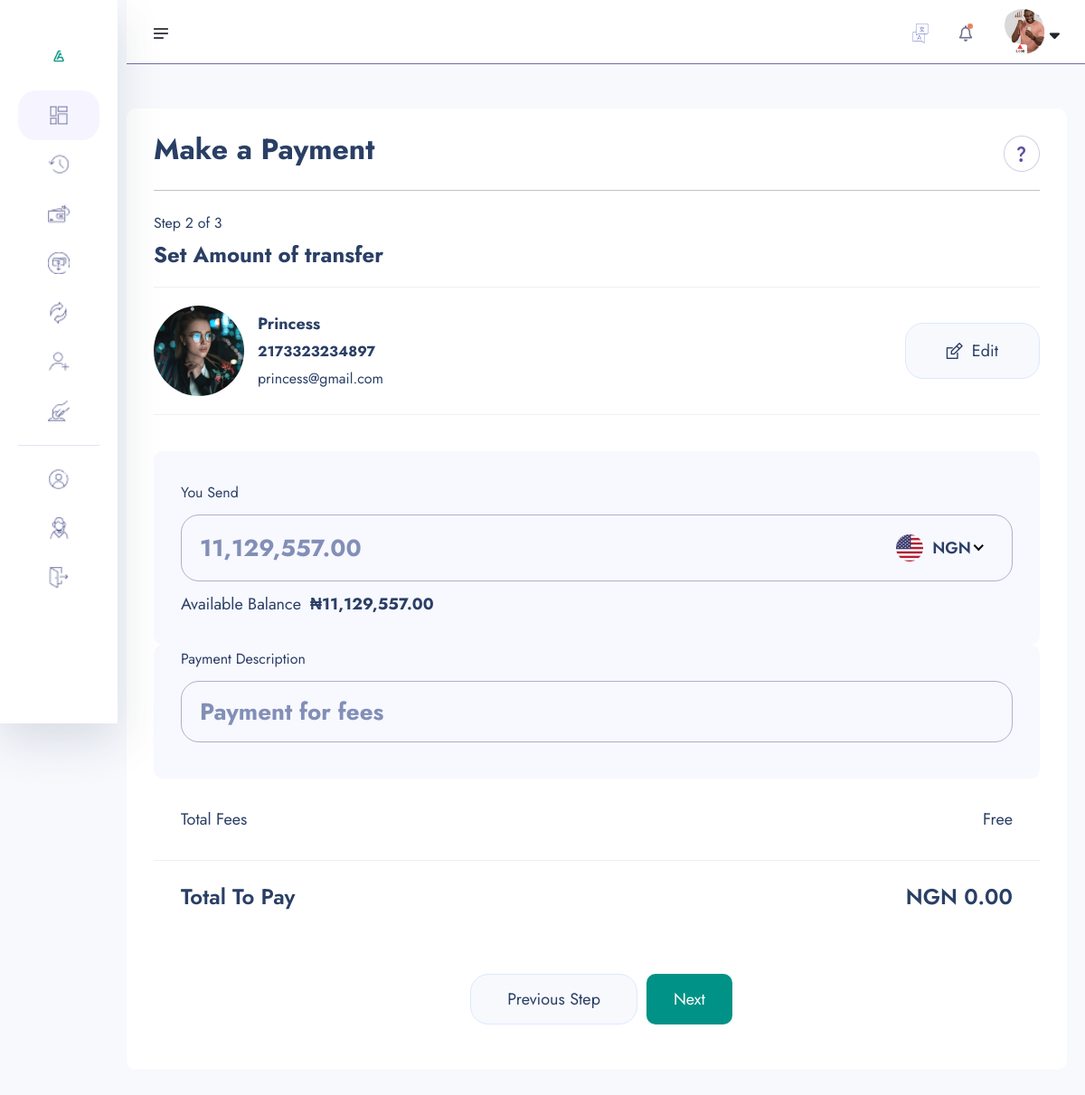
Page /amount-transfer/2173323234897/ (signed in) on the earlier database version.
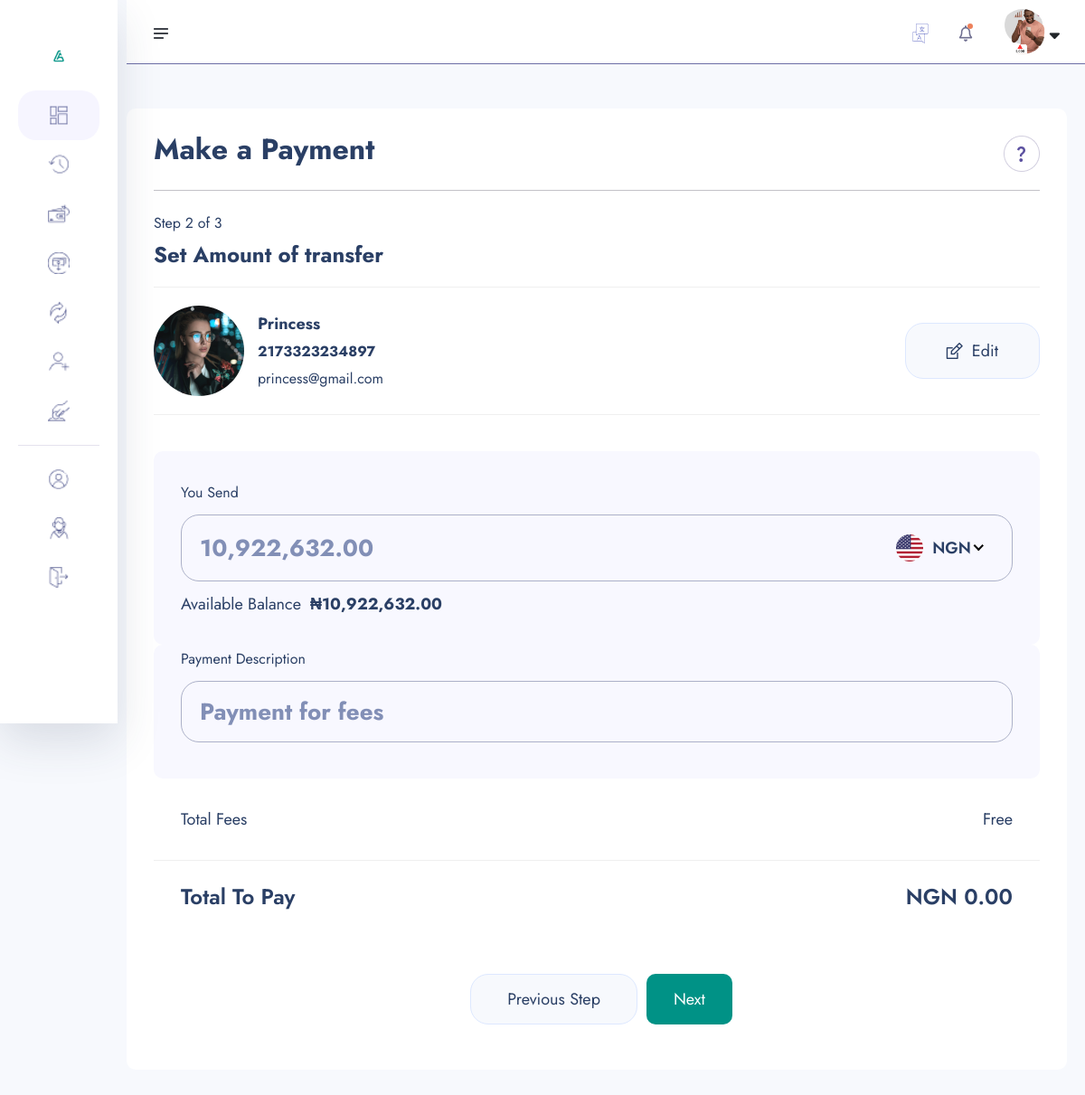
Same page on the later database version.
### userauths/models.py (models this page shows, shortened)
class User(AbstractUser):
    username= models.CharField(max_length=100)
    email = models.EmailField(unique=True)
    is_staff = models.BooleanField(default=False)
    is_superuser = models.BooleanField(default=False)
    USERNAME_FIELD = 'email'
    REQUIRED_FIELDS=['username']

### account/models.py (models this page shows, shortened)
class Account(models.Model):
    id = models.UUIDField(primary_key=True, unique=True, default=uuid.uuid4, editable=False)
    user = models.OneToOneField(User, on_delete=models.CASCADE)
    account_balance = models.DecimalField(max_digits=12, decimal_places=2, default=0.00)
    account_number = ShortUUIDField(unique=True, length=10, max_length=25, prefix="217", alphabet="1234567890")
    account_id = ShortUUIDField(unique=True, length=7, max_length=25, prefix="DEX", alphabet="1234567890")
    pin_number = ShortUUIDField(unique=True, length=4, max_length=7, alphabet="1234567890")
    ref_code = ShortUUIDField(unique=True, length=10, max_length=20, alphabet="abcdefgh1234567890")
    account_status = models.CharField(max_length=100, choices=ACCOUNT_STATUS, default="in-active")
    email_status = models.CharField(max_length=100, choices=EMAIL_STATUS, default="pending")
    phone_status = models.CharField(max_length=100, choices=PHONE_STATUS, default="pending")
    id_status = models.CharField(max_length=100, choices=ID_STATUS, default="pending")
    date= models.DateTimeField(auto_now_add=True)
    kyc_submitted = models.BooleanField(default=False)
    key_confirmed = models.BooleanField(default=False)
    recommended_by = models.ForeignKey(User, on_delete=models.DO_NOTHING, blank=True, null=True, related_name= "recommended_by")
    class Meta:
        ordering = ['-date']

class KYC(models.Model):
    id = models.UUIDField(primary_key=True, unique=True, default=uuid.uuid4, editable=False)
    user = models.OneToOneField(User, on_delete=models.CASCADE)
    account = models.OneToOneField(Account, on_delete=models.CASCADE, null=True, blank=True)
    full_name = models.CharField(max_length=1000)
    image = models.ImageField(upload_to="kyc", default="default.jpg")
    marital_status = models.CharField(choices=MARITAL_STATUS, max_length=10)
    gender = models.CharField(choices=GENDER, max_length=10)
    identity_type = models.CharField(choices=IDENTITY_TYPE, max_length=140)
    identity_image = models.ImageField(upload_to="kyc", null=True, blank=True)
    date_of_birth = models.DateTimeField(auto_now_add=False)
    country = models.CharField(max_length=100)
    state = models.CharField(max_length=100)
    city = models.CharField(max_length=100)
    mobile = models.CharField(max_length=1000)
    bvn = models.CharField(max_length=10)
    date = models.DateTimeField(auto_now_add=True)
    class Meta:
        ordering = ['-date']

### core/transfer.py (the view)
# urls.py: path("amount-transfer/<account_number>/", transfer.AmountTransfer, name="amount-transfer" ),
@login_required
def AmountTransfer(request, account_number):
    if request.user.is_authenticated:
        try:
            kyc = KYC.objects.get(user=request.user)
        except:
            messages.warning(request, "You need to submit your kyc")
            return redirect("account:kyc-reg")
    try:
        account= Account.objects.get(account_number=account_number)
    except:
        messages.warning(request, "Account does not exist")
        return redirect("core:search-account")
    context ={
        "account":account,
    }
    return render(request, "transfer/amount-transfer.html", context)

### core/context_processor.py (called while the page is built)
def default(request):
    if not request.user.is_authenticated:
        return {}
    try:
        kyc = KYC.objects.get(user=request.user)
    except KYC.DoesNotExist:
        kyc = None
    try:
        account = Account.objects.get(user=request.user)
    except Account.DoesNotExist:
        account = None
    try:
        notifications = Notification.objects.filter(user=request.user).order_by("-id")[:10]
    except:
        notifications = None
    return {
        "kyc": kyc,
        "account": account,
        "notifications":notifications,
    }

### templates/transfer/amount-transfer.html (shortened to what the changed rows need)
{% extends "include/dashboard-base.html" %}
{% load humanize%}
{% load static %}
{% block content %}
    <section class="dashboard-section body-collapse pay step step-2">
        <div class="overlay pt-120">
            <div class="container-fruid">
                <div class="main-content">
                    <form action="{% url 'core:amount-transfer-process' account.account_number %}" method="POST">
                        <div class="send-banance">
                            <div class="input-area">
                                <input class="xxlr" onkeyup="CalculateBalance()" placeholder="{{request.user.account.account_balance|intcomma}}" required type="number" name="amount-send" id="amount-send" min="50">
                            </div>
                            <p>Available Balance<b>₦{{request.user.account.account_balance|intcomma}}</b></p>
                        </div>
                    </form>
                </div>
            </div>
        </div>
    </section>
        {% endblock content %}

### templates/include/dashboard-base.html (shortened to what the changed rows need)
{% load static%}
{% load humanize %}
<!doctype html>
<html lang="en">
<head>
    <link rel="stylesheet" href="{% static 'assets1/css/bootstrap.min.css' %}">
    <link rel="stylesheet" href="{% static 'assets1/css/fontawesome.min.css' %}">
    <link rel="stylesheet" href="{% static 'assets1/css/jquery-ui.css' %}">
    <link rel="stylesheet" href="{% static 'assets1/css/plugin/apexcharts.css' %}">
    <link rel="stylesheet" href="{% static 'assets1/css/plugin/nice-select.css' %}">
    <link rel="stylesheet" href="{% static 'assets1/css/arafat-font.css' %}">
    <link rel="stylesheet" href="{% static 'assets1/css/plugin/animate.css' %}">
    <link rel="stylesheet" href="{% static 'assets1/css/style.css' %}">
</head>
<body>
    <header class="header-section body-collapse">
        <div class="overlay">
            <div class="container-fruid">
                <div class="row d-flex header-area">
                    <div class="navbar-area d-flex align-items-center justify-content-between">
                        <div class="dashboard-nav">
                            <div class="single-item user-area">
                                <div class="profile-area d-flex align-items-center">
                                    <span class="user-profile">
                                        {% if request.user.kyc.image.url %}
                                        <img style="width: 50px; height: 50px; border-radius: 50%; object-fit: cover;" src="{{ request.user.kyc.image.url }}" alt="image">
                                    {% else %}
                                        <img src="{% static 'assets1/images/default.jpg' %}"  style="width: 50px; height: 50px; border-radius: 50%; object-fit: cover;" alt="">
                                    {% endif %}
                                    </span>
                                </div>
                            </div>
                        </div>
                    </div>
                </div>
            </div>
        </div>
    </header>
    {% block content %}
    {% endblock content%}
</body>
</html>

Differences in the rows shown:
changed through a linked row, User: amount-send "11,129,557.00" → "10,922,632.00"; user.account.account_balance "11,129,557.00" → "10,922,632.00"
